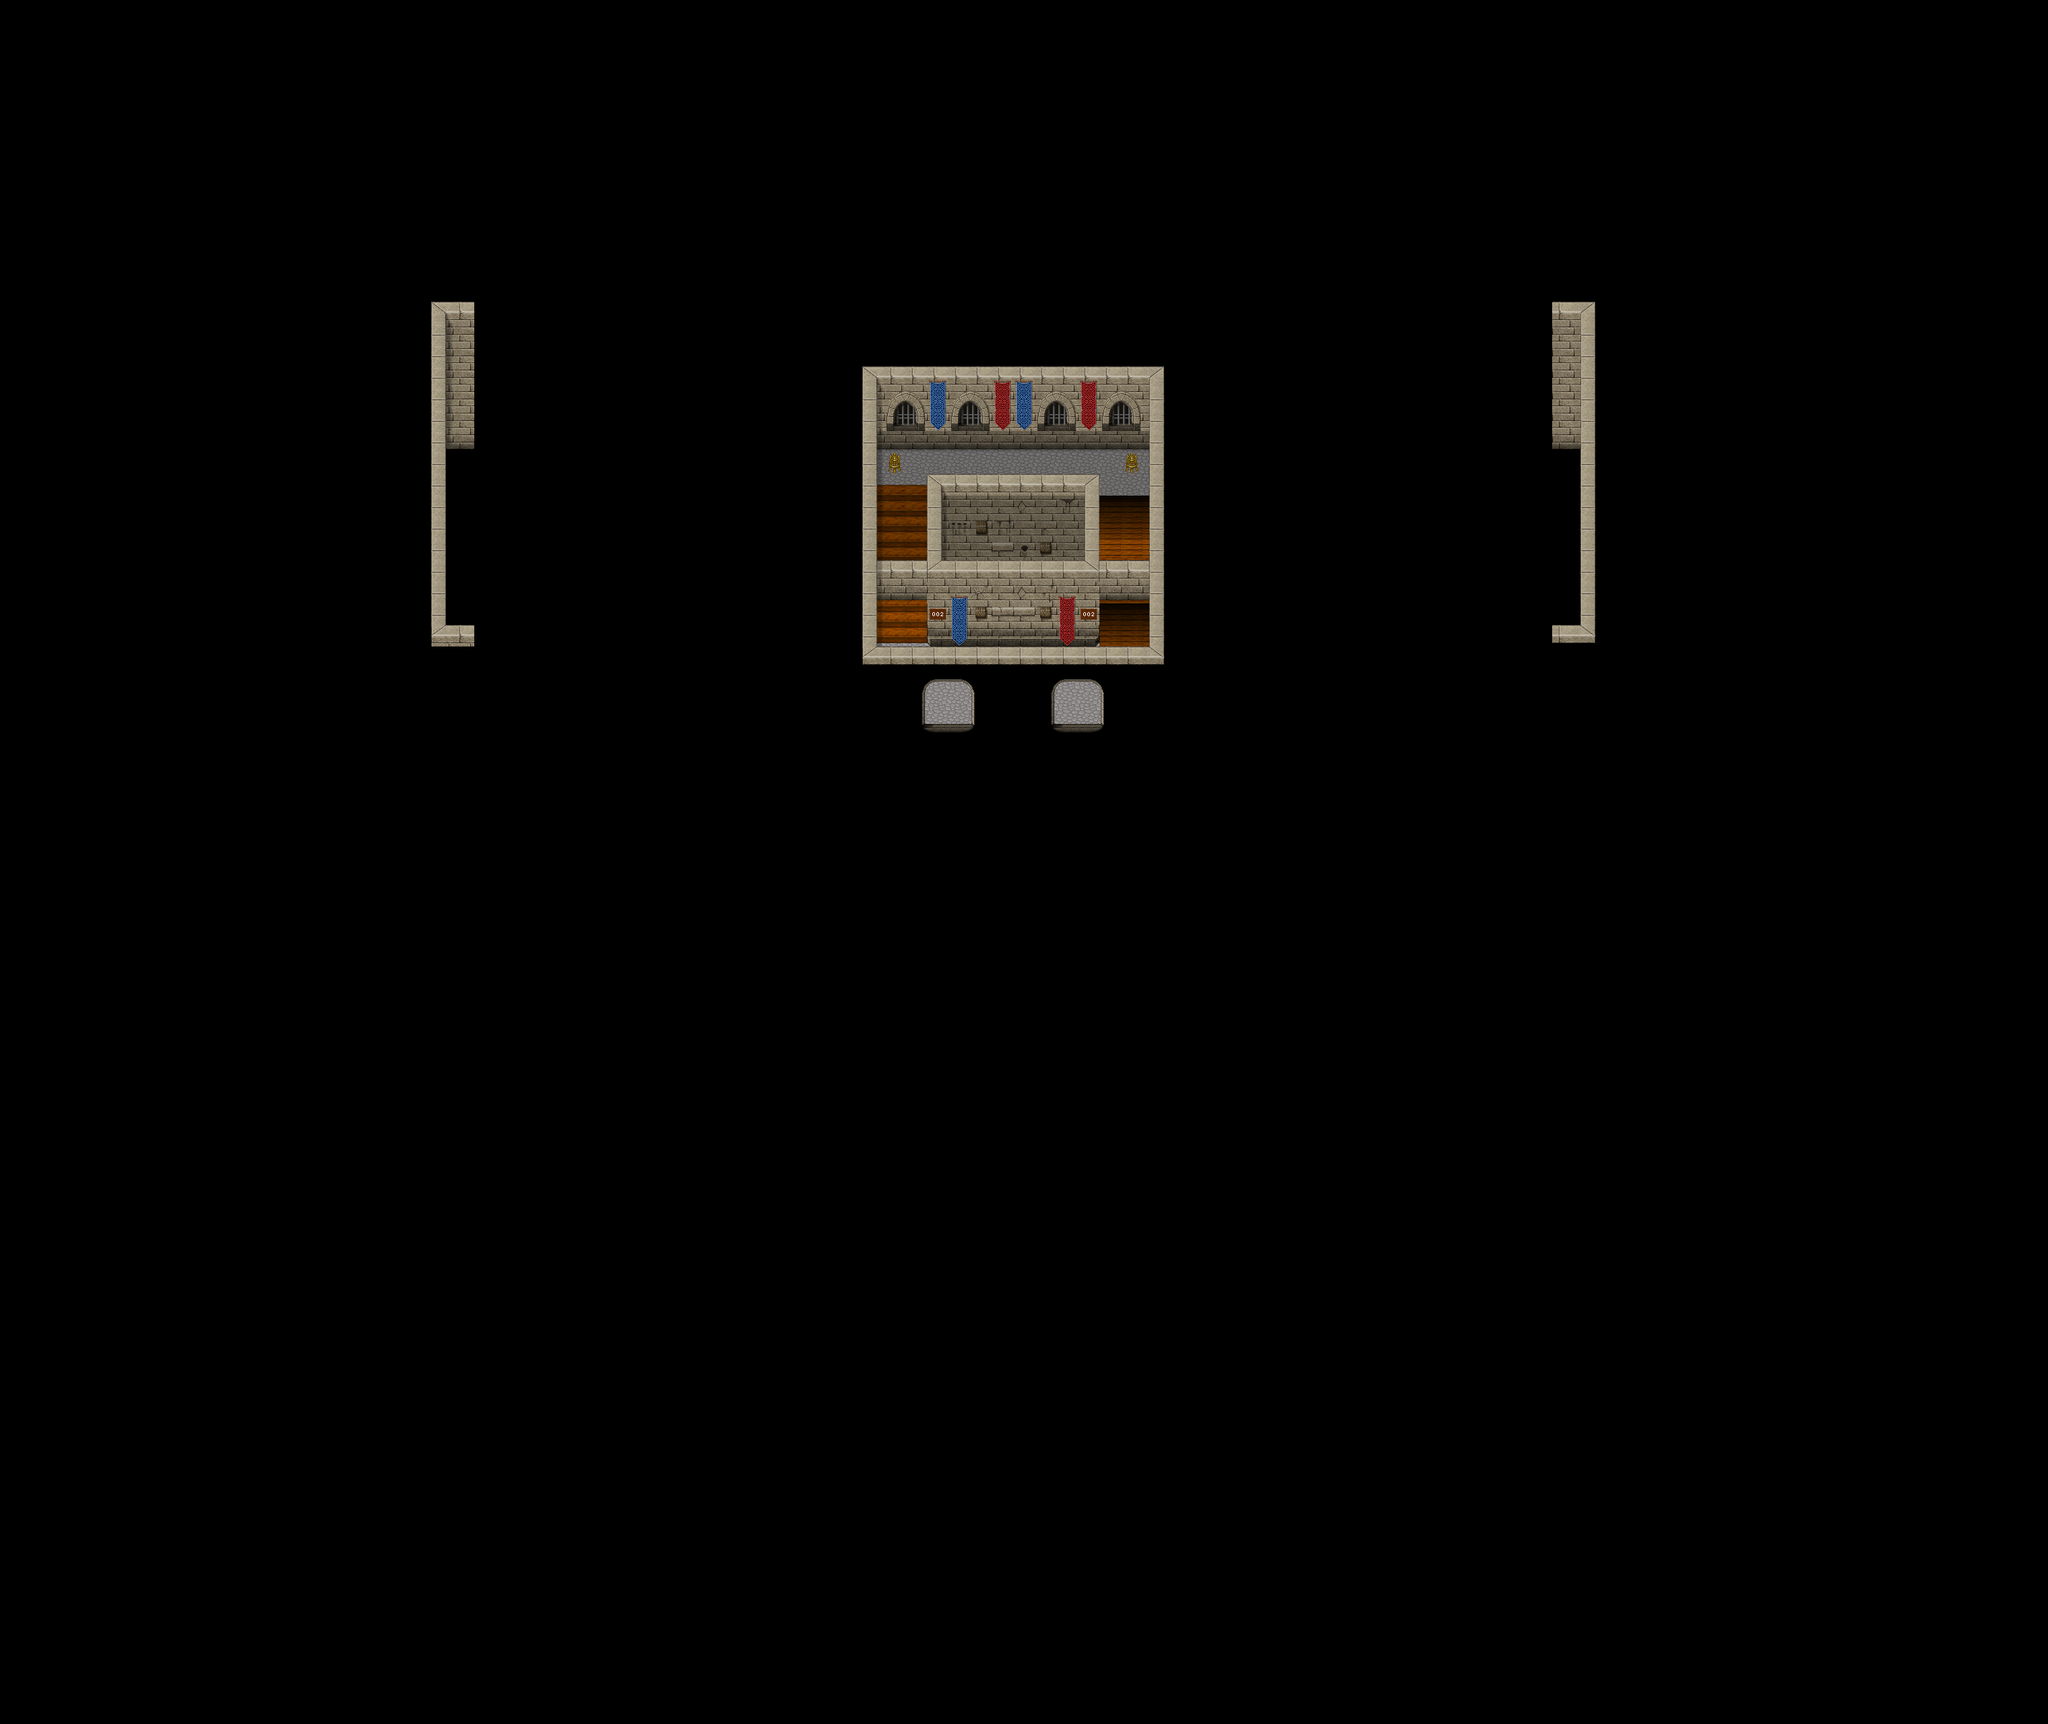

A level layout from a 2D game, rendered from its tile map. Below: a short description, then the map file with tile-grid data replaced by summaries:
An orthogonal 95x80 tile map with 32x32 px tiles, 5 tile layers (Ground, Ground2, Fringe, Top , ...), 1 hidden layer not drawn, 8 tilesets and 8 objects (3x warp, 2x Margem, 2x PARTICLE_EFFECT, --warp).

<map version="1.0" orientation="orthogonal" width="95" height="80" tilewidth="32" tileheight="32">
 <properties>
  <property name="music" value="Faith.ogg" />
  <property name="name" value="Escada - 2º Andar" />
  <property name="pasta" value="escadaAndar2" />
 </properties>
 <tileset firstgid="1" name="collision" tilewidth="32" tileheight="32">
  <image source="../graphics/tiles/collision.png" />
 </tileset>
 <tileset firstgid="3" name="blockWalls" tilewidth="32" tileheight="32">
  <image source="../graphics/tiles/blockWalls.png" />
 </tileset>
 <tileset firstgid="259" name="blockWalls_in_x3" tilewidth="32" tileheight="32">
  <image source="../graphics/tiles/blockWalls_in_x3.png" />
 </tileset>
 <tileset firstgid="307" name="inn" tilewidth="32" tileheight="32">
  <image source="../graphics/tiles/inn.png" />
 </tileset>
 <tileset firstgid="563" name="sombras" tilewidth="32" tileheight="32">
  <image source="../graphics/tiles/sombras.png" />
 </tileset>
 <tileset firstgid="587" name="numeros" tilewidth="32" tileheight="32">
  <image source="../graphics/tiles/numeros.png" />
 </tileset>
 <tileset firstgid="697" name="escada_madeira" tilewidth="32" tileheight="32">
  <image source="../graphics/tiles/escada_madeira.png" />
 </tileset>
 <tileset firstgid="753" name="cave" tilewidth="32" tileheight="32">
  <image source="../graphics/tiles/cave.png" />
 </tileset>
 <layer name="Ground" width="95" height="80">
  <data>[7600 cells, 7600 non-empty, 16 distinct tile ids]</data>
 </layer>
 <layer name="Ground2" width="95" height="80">
  <data>[7600 cells, 123 non-empty, 32 distinct tile ids]</data>
 </layer>
 <layer name="Fringe" width="95" height="80">
  <data>[7600 cells, 101 non-empty, 7 distinct tile ids]</data>
 </layer>
 <layer name="Top " width="95" height="80">
  <data>[7600 cells, 128 non-empty, 29 distinct tile ids]</data>
 </layer>
 <layer name="Top2" width="95" height="80">
  <data>[7600 cells, 8 non-empty, 3 distinct tile ids]</data>
 </layer>
 <layer name="Collision" width="95" height="80" visible="0" opacity="0.52">
  <data>[7600 cells, 7600 non-empty, 2 distinct tile ids]</data>
 </layer>
 <objectgroup name="Objects" width="0" height="0">
  <object name="Margem" x="0" y="0" width="640" height="640" />
  <object name="Margem" x="2368" y="1888" width="672" height="672" />
  <object name="graphics/particles/flame.particle.xml" type="PARTICLE_EFFECT" x="1312" y="704" width="32" height="32" />
  <object name="graphics/particles/flame.particle.xml" type="PARTICLE_EFFECT" x="1664" y="704" width="32" height="32" />
  <object name="ParaCima" type="--warp" x="1632" y="864" width="64" height="32">
   <properties>
    <property name="dest_map" value="002-07" />
    <property name="dest_x" value="1024" />
    <property name="dext_y" value="960" />
   </properties>
  </object>
  <object name="paraBaixo" type="warp" x="1632" y="928" width="64" height="32">
   <properties>
    <property name="dest_map" value="002-5" />
    <property name="dest_x" value="1664" />
    <property name="dest_y" value="768" />
   </properties>
  </object>
  <object name="paraFora1" type="warp" x="1376" y="1056" width="64" height="32">
   <properties>
    <property name="dest_map" value="002" />
    <property name="dest_x" value="3104" />
    <property name="dest_y" value="1408" />
   </properties>
  </object>
  <object name="paraFora2" type="warp" x="1568" y="1056" width="64" height="32">
   <properties>
    <property name="dest_map" value="002" />
    <property name="dest_x" value="3264" />
    <property name="dest_y" value="1408" />
   </properties>
  </object>
 </objectgroup>
</map>
